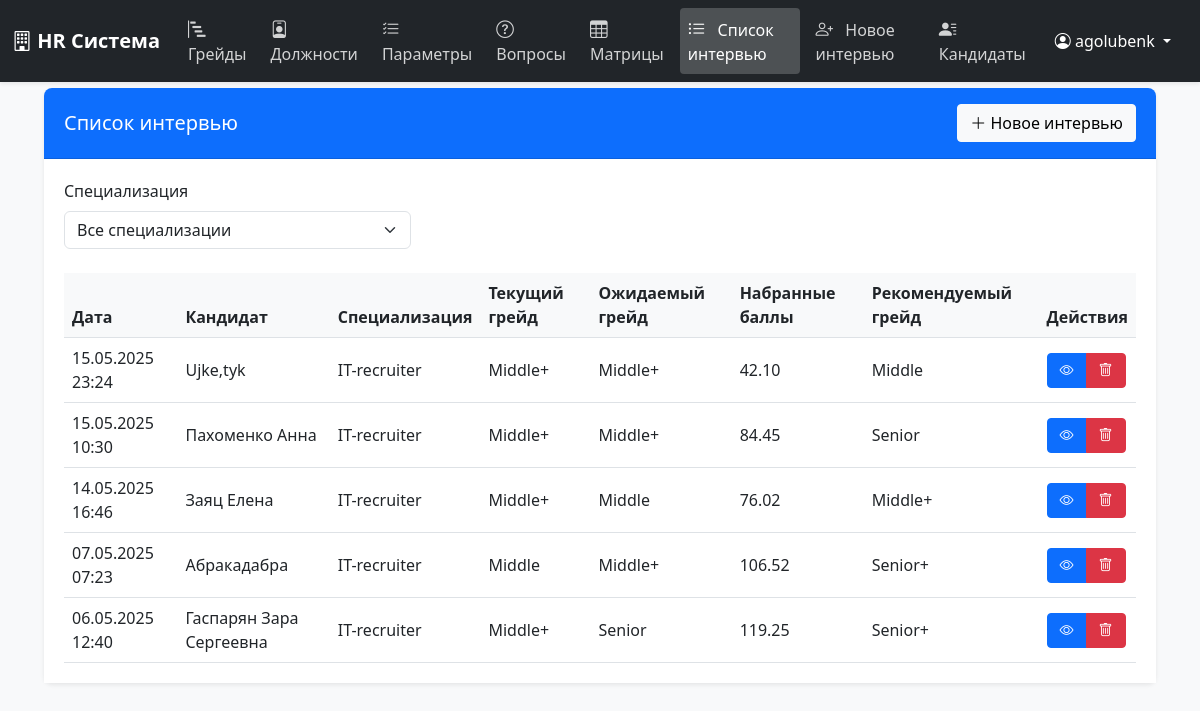
The page /interviews/ (signed in) on the database its author committed.
### positions/models.py (models this page shows, shortened)
class Interview(models.Model):
    position = models.ForeignKey(Position, on_delete=models.CASCADE, verbose_name="Специализация")
    candidate_name = models.CharField(max_length=255, verbose_name="ФИО кандидата")
    expected_grade = models.ForeignKey(Grade, on_delete=models.SET_NULL, null=True, related_name='expected_interviews', verbose_name="Ожидаемый грейд")
    expected_salary = models.DecimalField(max_digits=10, decimal_places=2, verbose_name="Ожидаемая ЗП")
    current_grade = models.ForeignKey(Grade, on_delete=models.SET_NULL, null=True, blank=True, related_name='current_interviews', verbose_name="Текущий грейд")
    general_notes = models.TextField(blank=True, verbose_name="Общие заметки")
    created_at = models.DateTimeField(auto_now_add=True, verbose_name="Дата создания")
    updated_at = models.DateTimeField(auto_now=True, verbose_name="Дата обновления")
    class Meta:
        verbose_name = "Интервью"
        verbose_name_plural = "Интервью"
        ordering = ['-created_at']

class Position(models.Model):
    name = models.CharField(max_length=100, unique=True, verbose_name='Название специализации')
    is_active = models.BooleanField(default=True, verbose_name='Активна')
    class Meta:
        verbose_name = 'Специализация'
        verbose_name_plural = 'Специализации'
        ordering = ['name']

class Grade(models.Model):
    name = models.CharField(max_length=100, verbose_name='Название грейда')
    positions = models.TextField(verbose_name='Должности', blank=True)
    order = models.IntegerField(verbose_name='Порядок', default=0)
    min_score = models.DecimalField(max_digits=5, decimal_places=2, verbose_name='Минимальный балл', default=0)
    max_score = models.DecimalField(max_digits=5, decimal_places=2, verbose_name='Максимальный балл', default=100)
    class Meta:
        verbose_name = 'Грейд'
        verbose_name_plural = 'Грейды'
        ordering = ['order']

### positions/views.py (the view)
# urls.py: path('interviews/', views.InterviewListView.as_view(), name='interview_list'),
class InterviewListView(LoginRequiredMixin, ListView):
    model = Interview
    template_name = 'positions/interview_list.html'
    context_object_name = 'interviews'
    paginate_by = 10
    def get_queryset(self):
        queryset = super().get_queryset()
        position_id = self.request.GET.get('position')
        if position_id:
            queryset = queryset.filter(position_id=position_id)
        return queryset.select_related('position', 'expected_grade', 'current_grade').prefetch_related('results')
    def get_context_data(self, **kwargs):
        context = super().get_context_data(**kwargs)
        context['positions'] = Position.objects.all()
        context['selected_position'] = self.request.GET.get('position')
        return context

### positions/templatetags/positions_extras.py (called while the page is built)
@register.filter
def sum_scores(results):
    return sum(float(result.score) for result in results)

@register.filter
def get_recommended_grade(results):
    if not results:
        return None
    interview = results[0].interview
    total_score = sum(float(result.score) for result in results)
    position_grades = PositionGrade.objects.filter(
        position=interview.position
    ).select_related('grade').order_by('-grade__order')
    for position_grade in position_grades:
        if total_score >= position_grade.confirmation_points:
            return position_grade.grade.name
    return None

### templates/positions/interview_list.html (shortened to what this page needs)
{% extends 'positions/base.html' %}
{% load positions_extras %}
{% block content %}
<div class="container-fluid">
    <div class="row justify-content-center">
        <div class="col-12">
            <div class="card">
                <div class="card-header bg-primary text-white d-flex justify-content-between align-items-center">
                    <h5 class="card-title mb-0">Список интервью</h5>
                    <a href="{% url 'positions:interview_create' %}" class="btn btn-light">
                        <i class="bi bi-plus-lg"></i> Новое интервью
                    </a>
                </div>
                <div class="card-body">
                    <div class="mb-4">
                        <form method="get" class="row g-3 align-items-end">
                            <div class="col-md-4">
                                <label for="position" class="form-label">Специализация</label>
                                <select name="position" id="position" class="form-select" onchange="this.form.submit()">
                                    <option value="">Все специализации</option>
                                </select>
                            </div>
                        </form>
                    </div>
                    <div class="table-responsive">
                        <table class="table table-hover">
                            <thead>
                                <tr>
                                    <th>Дата</th>
                                    <th>Кандидат</th>
                                    <th>Специализация</th>
                                    <th>Текущий грейд</th>
                                    <th>Ожидаемый грейд</th>
                                    <th>Набранные баллы</th>
                                    <th>Рекомендуемый грейд</th>
                                    <th>Действия</th>
                                </tr>
                            </thead>
                            <tbody>
                                {% for interview in interviews %}
                                <tr>
                                    <td>{{ interview.created_at|date:"d.m.Y H:i" }}</td>
                                    <td>{{ interview.candidate_name }}</td>
                                    <td>{{ interview.position.name }}</td>
                                    <td>{{ interview.current_grade.name|default:"-" }}</td>
                                    <td>{{ interview.expected_grade.name|default:"-" }}</td>
                                    <td>
                                        {% with total_score=interview.results.all|sum_scores %}
                                        {{ total_score|floatformat:2 }}
                                        {% endwith %}
                                    </td>
                                    <td>
                                        {% with recommended_grade=interview.results.all|get_recommended_grade %}
                                        {{ recommended_grade|default:"-" }}
                                        {% endwith %}
                                    </td>
                                    <td>
                                        <div class="btn-group">
                                            <a href="{% url 'positions:interview_result' interview.pk %}" class="btn btn-sm btn-primary">
                                                <i class="bi bi-eye"></i>
                                            </a>
                                            <button type="button" class="btn btn-sm btn-danger delete-interview" data-interview-id="{{ interview.pk }}">
                                                <i class="bi bi-trash"></i>
                                            </button>
                                        </div>
                                    </td>
                                </tr>
                                {% empty %}
                                <tr>
                                    <td colspan="8" class="text-center">Нет доступных интервью</td>
                                </tr>
                                {% endfor %}
                            </tbody>
                        </table>
                    </div>
                </div>
            </div>
        </div>
    </div>
</div>
{% endblock %}

### templates/positions/base.html (shortened to what this page needs)
<!DOCTYPE html>
<html lang="ru">
<head>
    <link href="https://cdn.jsdelivr.net/npm/bootstrap@5.3.0/dist/css/bootstrap.min.css" rel="stylesheet">
    <link href="https://cdn.jsdelivr.net/npm/bootstrap-icons@1.10.0/font/bootstrap-icons.css" rel="stylesheet">
    <link rel="stylesheet" href="https://cdn.jsdelivr.net/npm/bootstrap-icons@1.11.3/font/bootstrap-icons.css">
</head>
<body>
    <nav class="navbar navbar-expand-lg navbar-dark fixed-top">
        <div class="container-fluid">
            <a class="navbar-brand" href="#">
                <i class="bi bi-building"></i> HR Система
            </a>
            <div class="collapse navbar-collapse" id="navbarNav">
                <ul class="navbar-nav me-auto">
                    <li class="nav-item">
                        <a class="nav-link {% if request.resolver_match.url_name == 'grades' %}active{% endif %}"
                           href="{% url 'positions:grades' %}">
                            <i class="bi bi-bar-chart-steps"></i> Грейды
                        </a>
                    </li>
                    <li class="nav-item">
                        <a class="nav-link {% if request.resolver_match.url_name == 'positions' %}active{% endif %}"
                           href="{% url 'positions:positions' %}">
                            <i class="bi bi-person-badge"></i> Должности
                        </a>
                    </li>
                    <li class="nav-item">
                        <a class="nav-link {% if request.resolver_match.url_name == 'parameters' %}active{% endif %}"
                           href="{% url 'positions:parameters' %}">
                            <i class="bi bi-list-check"></i> Параметры
                        </a>
                    </li>
                    <li class="nav-item">
                        <a class="nav-link {% if request.resolver_match.url_name == 'questions' %}active{% endif %}"
                           href="{% url 'positions:questions' %}">
                            <i class="bi bi-question-circle"></i> Вопросы
                        </a>
                    </li>
                    <li class="nav-item">
                        <a class="nav-link {% if request.resolver_match.url_name == 'score_matrices' %}active{% endif %}"
                           href="{% url 'positions:score_matrices' %}">
                            <i class="bi bi-table"></i> Матрицы
                        </a>
                    </li>
                    <li class="nav-item">
                        <a class="nav-link {% if request.resolver_match.url_name == 'interview_list' %}active{% endif %}"
                           href="{% url 'positions:interview_list' %}">
                            <i class="bi bi-list-ul"></i> Список интервью
                        </a>
                    </li>
                    <li class="nav-item">
                        <a class="nav-link {% if request.resolver_match.url_name == 'interview_create' %}active{% endif %}"
                           href="{% url 'positions:interview_create' %}">
                            <i class="bi bi-person-plus"></i> Новое интервью
                        </a>
                    </li>
                    <li class="nav-item">
                        <a class="nav-link {% if request.resolver_match.url_name == 'candidate_list' %}active{% endif %}" href="{% url 'positions:candidate_list' %}">
                            <i class="bi bi-person-lines-fill"></i> Кандидаты
                        </a>
                    </li>
                </ul>
                {% if user.is_authenticated %}
                <div class="user-dropdown">
                    <button class="btn btn-link dropdown-toggle" type="button" data-bs-toggle="dropdown">
                        <i class="bi bi-person-circle"></i> {{ user.username }}
                    </button>
                </div>
                {% endif %}
            </div>
        </div>
    </nav>
    <main class="main-content">
        {% block content %}{% endblock %}
    </main>
</body>
</html>

### templates/positions/base.html (style rules this page uses)
body { min-height: 100vh; background-color: #f8f9fa; padding-top: 56px; color: #212529; }
.navbar { background-color: #212529; box-shadow: 0 2px 4px rgba(0,0,0,.08); }
.navbar-brand { font-weight: 600; color: #fff; font-size: 1.25rem; }
.nav-link { color: #fff; opacity: 0.8; transition: all 0.3s; padding: 0.5rem 1rem; border-radius: 0.25rem; margin: 0 0.25rem; }
.nav-link.active { opacity: 1; background-color: rgba(255, 255, 255, 0.2); font-weight: 500; }
.nav-link i { margin-right: 0.5rem; font-size: 1.1rem; }
.main-content { padding: 2rem; }
.card { border: none; box-shadow: 0 2px 4px rgba(0,0,0,.08); border-radius: 0.5rem; background-color: #fff; }
.card-header { border-radius: 0.5rem 0.5rem 0 0 !important; padding: 1rem 1.25rem; background-color: #fff; border-bottom: 1px solid rgba(0,0,0,.125); }
.card-body { padding: 1.25rem; background-color: #fff; }
.user-dropdown .btn-link { color: #fff; text-decoration: none; padding: 0.5rem 1rem; border-radius: 0.25rem; transition: all 0.3s; }
.btn { border-radius: 0.25rem; padding: 0.375rem 0.75rem; font-weight: 500; transition: all 0.3s; }
.btn-primary { background-color: #0d6efd; border-color: #0d6efd; }
.table { margin-bottom: 0; color: #212529; }
.table th { font-weight: 600; background-color: #f8f9fa; color: #212529; }
.table td { color: #212529; vertical-align: middle; }

### rows shown on the page
Interview: created_at "15.05.2025 23:24", candidate_name "Ujke,tyk", position.name "IT-recruiter", current_grade.name "Middle+", expected_grade.name "Middle+", results "42.10", results "Middle"
Interview: created_at "15.05.2025 10:30", candidate_name "Пахоменко Анна", position.name "IT-recruiter", current_grade.name "Middle+", expected_grade.name "Middle+", results "84.45", results "Senior"
Interview: created_at "14.05.2025 16:46", candidate_name "Заяц Елена", position.name "IT-recruiter", current_grade.name "Middle+", expected_grade.name "Middle", results "76.02", results "Middle+"
Interview: created_at "07.05.2025 07:23", candidate_name "Абракадабра", position.name "IT-recruiter", current_grade.name "Middle", expected_grade.name "Middle+", results "106.52", results "Senior+"
Interview: created_at "06.05.2025 12:40", candidate_name "Гаспарян Зара Сергеевна", position.name "IT-recruiter", current_grade.name "Middle+", expected_grade.name "Senior", results "119.25", results "Senior+"

### other values the page prints
{{ user.username }} "agolubenk"
